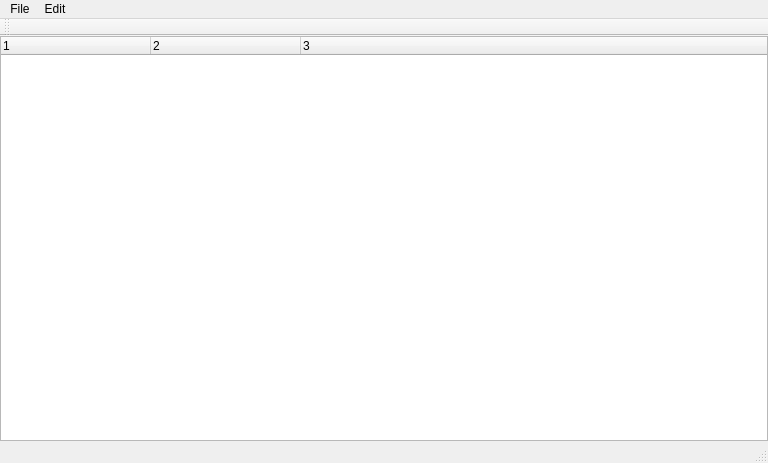
<?xml version="1.0" encoding="UTF-8"?>
<ui version="4.0">
 <class>MainWindow</class>
 <widget class="QMainWindow" name="MainWindow">
  <property name="geometry">
   <rect>
    <x>0</x>
    <y>0</y>
    <width>768</width>
    <height>463</height>
   </rect>
  </property>
  <property name="windowTitle">
   <string>MainWindow</string>
  </property>
  <widget class="QWidget" name="centralWidget">
   <layout class="QHBoxLayout" name="horizontalLayout">
    <property name="spacing">
     <number>0</number>
    </property>
    <property name="leftMargin">
     <number>0</number>
    </property>
    <property name="topMargin">
     <number>0</number>
    </property>
    <property name="rightMargin">
     <number>0</number>
    </property>
    <property name="bottomMargin">
     <number>0</number>
    </property>
    <item>
     <widget class="QTreeWidget" name="treeWidget">
      <property name="sortingEnabled">
       <bool>false</bool>
      </property>
      <property name="animated">
       <bool>false</bool>
      </property>
      <property name="allColumnsShowFocus">
       <bool>false</bool>
      </property>
      <property name="columnCount">
       <number>3</number>
      </property>
      <attribute name="headerVisible">
       <bool>true</bool>
      </attribute>
      <attribute name="headerDefaultSectionSize">
       <number>150</number>
      </attribute>
      <attribute name="headerMinimumSectionSize">
       <number>150</number>
      </attribute>
      <attribute name="headerShowSortIndicator" stdset="0">
       <bool>false</bool>
      </attribute>
      <column>
       <property name="text">
        <string notr="true">1</string>
       </property>
      </column>
      <column>
       <property name="text">
        <string notr="true">2</string>
       </property>
      </column>
      <column>
       <property name="text">
        <string notr="true">3</string>
       </property>
      </column>
     </widget>
    </item>
   </layout>
  </widget>
  <widget class="QMenuBar" name="menuBar">
   <property name="geometry">
    <rect>
     <x>0</x>
     <y>0</y>
     <width>768</width>
     <height>23</height>
    </rect>
   </property>
   <widget class="QMenu" name="fileMenu">
    <property name="title">
     <string>File</string>
    </property>
    <addaction name="actionOpen"/>
    <addaction name="separator"/>
    <addaction name="actionSaveAs"/>
   </widget>
   <widget class="QMenu" name="editMenu">
    <property name="title">
     <string>Edit</string>
    </property>
    <addaction name="actionNewItem"/>
    <addaction name="actionDeleteItem"/>
    <addaction name="separator"/>
    <addaction name="actionCopy"/>
    <addaction name="actionPaste"/>
    <addaction name="actionFind"/>
    <addaction name="actionBack"/>
    <addaction name="actionRefresh"/>
    <addaction name="separator"/>
    <addaction name="actionClearAll"/>
   </widget>
   <addaction name="fileMenu"/>
   <addaction name="editMenu"/>
  </widget>
  <widget class="QToolBar" name="mainToolBar">
   <property name="floatable">
    <bool>false</bool>
   </property>
   <attribute name="toolBarArea">
    <enum>TopToolBarArea</enum>
   </attribute>
   <attribute name="toolBarBreak">
    <bool>false</bool>
   </attribute>
  </widget>
  <widget class="QStatusBar" name="statusBar"/>
  <action name="actionOpen">
   <property name="text">
    <string>Open</string>
   </property>
   <property name="shortcut">
    <string>Ctrl+O</string>
   </property>
  </action>
  <action name="actionFind">
   <property name="text">
    <string>Search</string>
   </property>
   <property name="shortcut">
    <string>Ctrl+F</string>
   </property>
  </action>
  <action name="actionSaveAs">
   <property name="text">
    <string>Save as ...</string>
   </property>
   <property name="shortcut">
    <string>Ctrl+Shift+S</string>
   </property>
  </action>
  <action name="actionClearAll">
   <property name="text">
    <string>Clear</string>
   </property>
  </action>
  <action name="actionNewItem">
   <property name="text">
    <string>New Item</string>
   </property>
   <property name="shortcut">
    <string>Ctrl+I</string>
   </property>
  </action>
  <action name="actionDeleteItem">
   <property name="text">
    <string>Delete Item</string>
   </property>
   <property name="shortcut">
    <string>Del</string>
   </property>
  </action>
  <action name="actionRefresh">
   <property name="text">
    <string>Refresh</string>
   </property>
   <property name="shortcut">
    <string>F5</string>
   </property>
  </action>
  <action name="actionBack">
   <property name="text">
    <string>Back</string>
   </property>
   <property name="shortcut">
    <string>Esc</string>
   </property>
  </action>
  <action name="actionCopy">
   <property name="text">
    <string>Copy</string>
   </property>
   <property name="shortcut">
    <string>Ctrl+C</string>
   </property>
  </action>
  <action name="actionPaste">
   <property name="text">
    <string>Paste</string>
   </property>
   <property name="shortcut">
    <string>Ctrl+V</string>
   </property>
  </action>
 </widget>
 <layoutdefault spacing="6" margin="11"/>
 <resources/>
 <connections/>
</ui>
